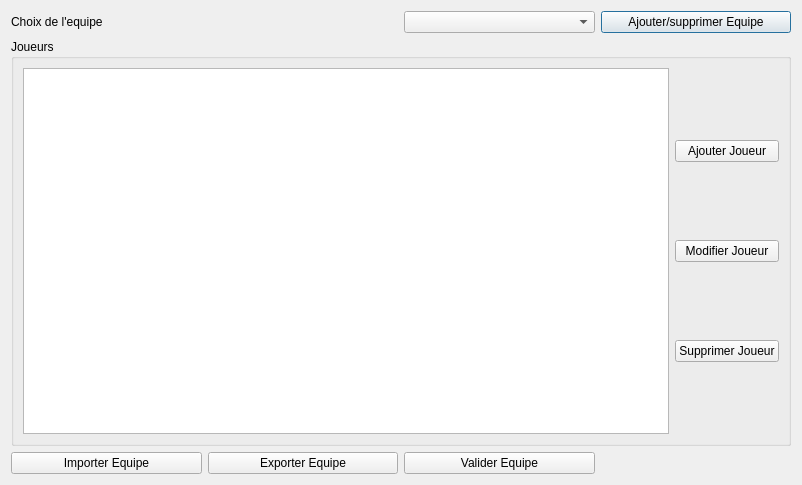
<?xml version="1.0" encoding="UTF-8"?>
<ui version="4.0">
 <class>Fenetreequipe</class>
 <widget class="QDialog" name="Fenetreequipe">
  <property name="geometry">
   <rect>
    <x>0</x>
    <y>0</y>
    <width>802</width>
    <height>485</height>
   </rect>
  </property>
  <property name="windowTitle">
   <string>Gestion Equipes</string>
  </property>
  <layout class="QGridLayout" name="gridLayout_3">
   <item row="0" column="0">
    <widget class="QLabel" name="label">
     <property name="text">
      <string>Choix de l'equipe</string>
     </property>
    </widget>
   </item>
   <item row="0" column="2">
    <widget class="QComboBox" name="SuppresionBox"/>
   </item>
   <item row="0" column="3">
    <widget class="QPushButton" name="ButtonEquipe">
     <property name="text">
      <string>Ajouter/supprimer Equipe</string>
     </property>
    </widget>
   </item>
   <item row="1" column="0" colspan="4">
    <widget class="QGroupBox" name="groupBox">
     <property name="title">
      <string>Joueurs </string>
     </property>
     <layout class="QGridLayout" name="gridLayout_2">
      <item row="0" column="0">
       <widget class="QTableWidget" name="tableWidget">
        <property name="enabled">
         <bool>true</bool>
        </property>
        <property name="autoScroll">
         <bool>true</bool>
        </property>
        <property name="sortingEnabled">
         <bool>true</bool>
        </property>
       </widget>
      </item>
      <item row="0" column="1">
       <layout class="QGridLayout" name="gridLayout">
        <item row="0" column="0">
         <widget class="QPushButton" name="ButtonAjouter">
          <property name="text">
           <string>Ajouter Joueur</string>
          </property>
         </widget>
        </item>
        <item row="2" column="0">
         <widget class="QPushButton" name="ButtonSupprimer">
          <property name="text">
           <string>Supprimer Joueur</string>
          </property>
         </widget>
        </item>
        <item row="1" column="0">
         <widget class="QPushButton" name="ButtonModifier">
          <property name="text">
           <string>Modifier Joueur</string>
          </property>
         </widget>
        </item>
       </layout>
      </item>
     </layout>
    </widget>
   </item>
   <item row="2" column="2">
    <widget class="QPushButton" name="ButtonAnnuler">
     <property name="text">
      <string>Valider Equipe</string>
     </property>
    </widget>
   </item>
   <item row="2" column="0">
    <widget class="QPushButton" name="pushButton_Import">
     <property name="text">
      <string>Importer Equipe</string>
     </property>
    </widget>
   </item>
   <item row="2" column="1">
    <widget class="QPushButton" name="pushButton_Export">
     <property name="text">
      <string>Exporter Equipe</string>
     </property>
    </widget>
   </item>
  </layout>
 </widget>
 <resources/>
 <connections/>
</ui>
